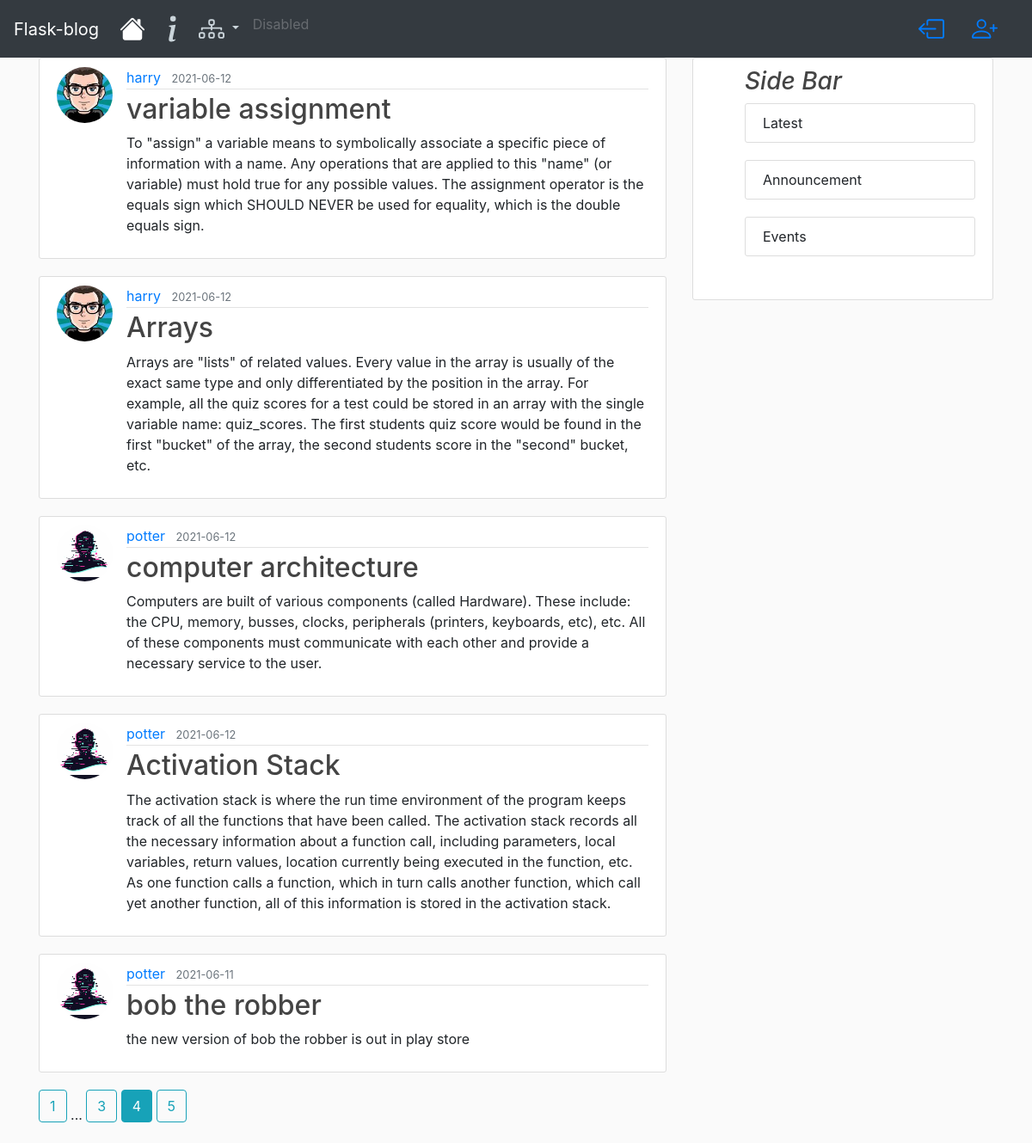
/home?page=4, run on the app's committed database.
### flask_blog/models.py (models this page shows, shortened)
class Post(db.Model):
    id = db.Column(db.Integer, primary_key=True)
    title = db.Column(db.String(100), nullable=False)
    date_posted = db.Column(db.DateTime, nullable=False, default=datetime.utcnow)
    content = db.Column(db.Text, nullable=False)
    user_id = db.Column(db.Integer, db.ForeignKey('user.id'), nullable=False)

class User(db.Model, UserMixin):
    id = db.Column(db.Integer, primary_key=True)
    username = db.Column(db.String(20), unique=True, nullable=False)
    email = db.Column(db.String(120), unique=True, nullable=False)
    image_file = db.Column(db.String(20), nullable=False, default='default.png')
    password = db.Column(db.String(60), nullable=False)
    posts = db.relationship('Post', backref='author', lazy=False)

### flask_blog/main/routes.py (the view)
@main.route('/')
@main.route('/home')
def home():
    page = request.args.get('page', 1, type=int)
    posts = Post.query.order_by(Post.date_posted.desc())\
        .paginate(page=page, per_page=5)
    return render_template('home.html', posts=posts)

### flask_blog/templates/home.html
{% extends 'layout.html' %}
{% block content %}
	{% for post in posts.items %}
		<article class="media content-section">
			<img class="rounded-circle article-img" src="{{ url_for('static', filename='profile_pics/'+ post.author.image_file) }}">
			<div class="media-body">
				<div class="article-metadata">
					<a href="{{ url_for('users.account', username=post.author.username) }}" class="mr-2">{{post.author.username}}</a>
					<small class='text-muted'>{{post.date_posted.strftime('%Y-%m-%d')}}</small>
				</div>
				<h2><a class="article-title" href="{{ url_for('posts.post', post_id=post.id) }}">{{post.title}}</a></h2>
				<p class="article-content">{{post.content}}</p>
			</div>
		</article>
	{% endfor %}
	{% for page_num in posts.iter_pages(left_edge=1, right_edge=1, left_current=1, right_current=2) %}
		{% if page_num %}
			{% if posts.page == page_num %}
				<a class="btn btn-info mb-4" href="{{url_for('main.home', page=page_num)}}">{{ page_num }}</a>
			{% else %}
				<a class="btn btn-outline-info mb-4" href="{{url_for('main.home', page=page_num)}}">{{ page_num }}</a>
			{% endif %}
		{% else %}
			...
		{% endif %}
	{% endfor %}
{% endblock content %}

### flask_blog/static/main.css (style rules this page uses)
body { background: #fafafa;, color: #333333; margin-top: 5 rem; }
h1,h2,h3,h4,h5,h6 { color: #444444; }
.content-section { background: #ffffff; padding: 10px 20px; border: 1px solid #dddddd; border-radius: 3px; margin-bottom: 20px; }
.article-title { color: #444444; }
.article-content { white-space: pre-line; }
.article-img { height: 65px; width: 65px; margin-right: 16px; }
.article-metadata { padding-bottom: 1px; margin-bottom: 4px; border-bottom: 1px solid #e3e3e3; }

### data on the page
Post: image_file (picture), author.username "harry", date_posted "2021-06-12", title "variable assignment", content "To \"assign\" a variable means to symbolically associate a specific piece of information with a name. Any operations that are applied to this \"name\" (or variable) must hold true for any possible values. The assignment operator is the equals sign which SHOULD NEVER be used for equality, which is the double equals sign."
Post: image_file (picture), author.username "harry", date_posted "2021-06-12", title "Arrays", content "Arrays are \"lists\" of related values. Every value in the array is usually of the exact same type and only differentiated by the position in the array. For example, all the quiz scores for a test could be stored in an array with the single variable name: quiz_scores. The first students quiz score would be found in the first \"bucket\" of the array, the second students score in the \"second\" bucket, etc."
Post: image_file (placeholder picture), author.username "potter", date_posted "2021-06-12", title "computer architecture", content "Computers are built of various components (called Hardware). These include: the CPU, memory, busses, clocks, peripherals (printers, keyboards, etc), etc. All of these components must communicate with each other and provide a necessary service to the user."
Post: image_file (placeholder picture), author.username "potter", date_posted "2021-06-12", title "Activation Stack", content "The activation stack is where the run time environment of the program keeps track of all the functions that have been called. The activation stack records all the necessary information about a function call, including parameters, local variables, return values, location currently being executed in the function, etc. As one function calls a function, which in turn calls another function, which call yet another function, all of this information is stored in the activation stack."
Post: image_file (placeholder picture), author.username "potter", date_posted "2021-06-11", title "bob the robber", content "the new version of bob the robber is out in play store"

### other printed values
{{ page_num }} "1" "3" "5"
{{ page_num }} "4"
